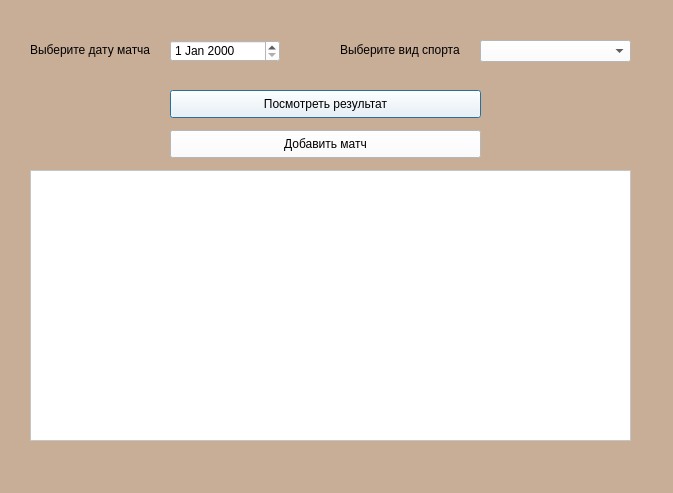
<?xml version="1.0" encoding="UTF-8"?>
<ui version="4.0">
 <class>Dialog</class>
 <widget class="QDialog" name="Dialog">
  <property name="geometry">
   <rect>
    <x>0</x>
    <y>0</y>
    <width>673</width>
    <height>493</height>
   </rect>
  </property>
  <property name="windowTitle">
   <string>Dialog</string>
  </property>
  <widget class="QWidget" name="widget" native="true">
   <property name="geometry">
    <rect>
     <x>0</x>
     <y>0</y>
     <width>681</width>
     <height>501</height>
    </rect>
   </property>
   <property name="styleSheet">
    <string notr="true">background-color: rgb(200, 173, 151);</string>
   </property>
   <widget class="QComboBox" name="comboBox">
    <property name="geometry">
     <rect>
      <x>480</x>
      <y>40</y>
      <width>151</width>
      <height>22</height>
     </rect>
    </property>
    <property name="styleSheet">
     <string notr="true">background-color: rgb(255, 255, 255);</string>
    </property>
   </widget>
   <widget class="QLabel" name="label">
    <property name="geometry">
     <rect>
      <x>340</x>
      <y>40</y>
      <width>131</width>
      <height>20</height>
     </rect>
    </property>
    <property name="text">
     <string>Выберите вид спорта</string>
    </property>
   </widget>
   <widget class="QLabel" name="label_2">
    <property name="geometry">
     <rect>
      <x>30</x>
      <y>40</y>
      <width>131</width>
      <height>20</height>
     </rect>
    </property>
    <property name="text">
     <string>Выберите дату матча</string>
    </property>
   </widget>
   <widget class="QDateEdit" name="dateEdit">
    <property name="geometry">
     <rect>
      <x>170</x>
      <y>40</y>
      <width>110</width>
      <height>22</height>
     </rect>
    </property>
    <property name="styleSheet">
     <string notr="true">background-color: rgb(255, 255, 255);</string>
    </property>
   </widget>
   <widget class="QPushButton" name="pushButton">
    <property name="geometry">
     <rect>
      <x>170</x>
      <y>90</y>
      <width>311</width>
      <height>28</height>
     </rect>
    </property>
    <property name="styleSheet">
     <string notr="true">background-color: rgb(255, 255, 255);</string>
    </property>
    <property name="text">
     <string>Посмотреть результат</string>
    </property>
   </widget>
   <widget class="QTableView" name="tableView">
    <property name="geometry">
     <rect>
      <x>30</x>
      <y>170</y>
      <width>601</width>
      <height>271</height>
     </rect>
    </property>
    <property name="styleSheet">
     <string notr="true">background-color: rgb(255, 255, 255);</string>
    </property>
   </widget>
   <widget class="QPushButton" name="pushButton_2">
    <property name="geometry">
     <rect>
      <x>170</x>
      <y>130</y>
      <width>311</width>
      <height>28</height>
     </rect>
    </property>
    <property name="styleSheet">
     <string notr="true">background-color: rgb(255, 255, 255);</string>
    </property>
    <property name="text">
     <string>Добавить матч</string>
    </property>
   </widget>
  </widget>
 </widget>
 <resources/>
 <connections/>
</ui>
